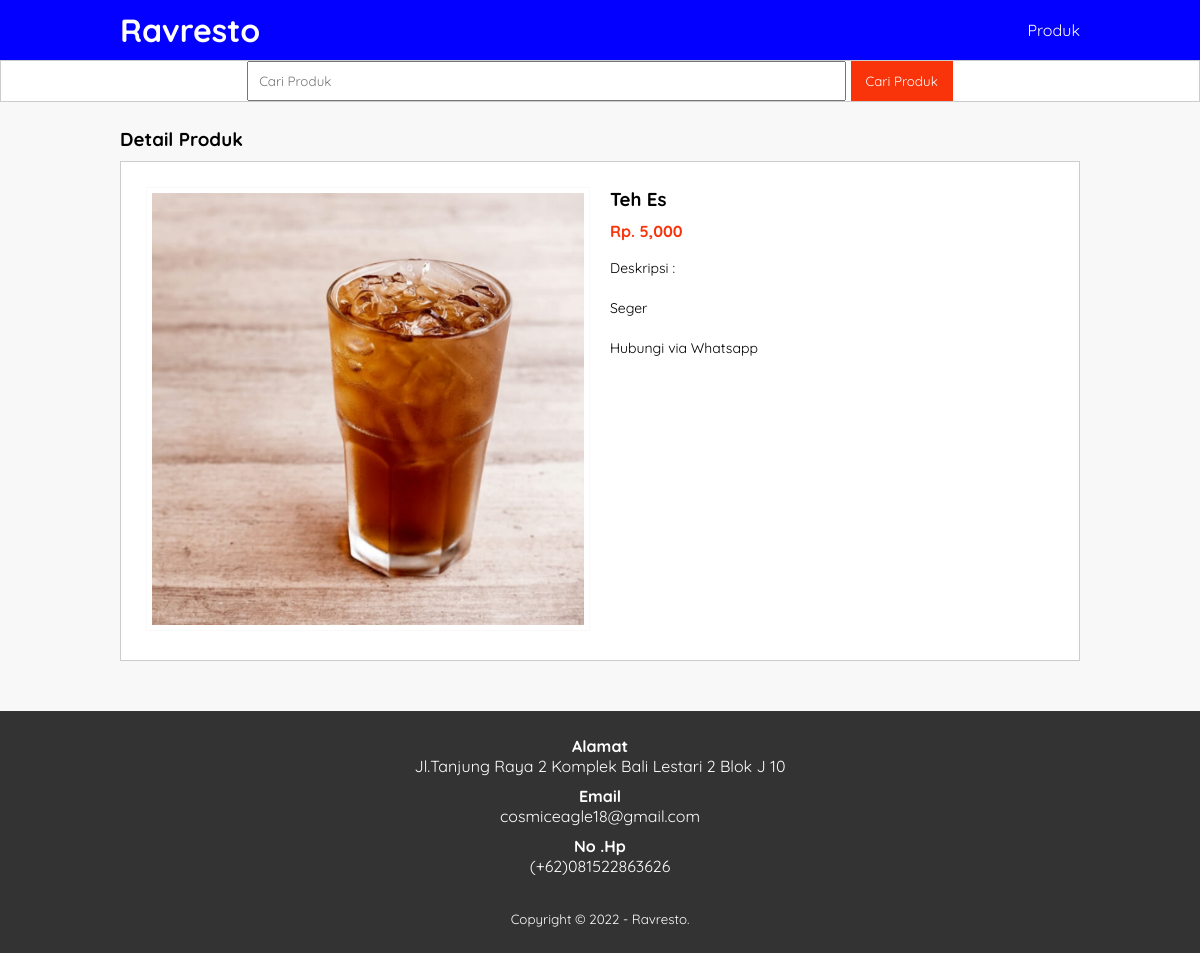
The page /detail-produk.php?id=3 on the database its author committed.
### tables this page shows
CREATE TABLE `tb_product` (
  `product_id` int(11) NOT NULL,
  `category_id` int(11) NOT NULL,
  `product_name` varchar(100) NOT NULL,
  `product_price` int(11) NOT NULL,
  `product_description` text NOT NULL,
  `product_image` varchar(100) NOT NULL,
  `product_status` tinyint(1) NOT NULL,
  `data_created` timestamp NOT NULL DEFAULT current_timestamp()
);

### detail-produk.php (the view, shortened to what this page needs)
<?php
    include 'db.php';
    $kontak = mysqli_query($conn, "SELECT admin_telp, admin_email, admin_address FROM tb_admin WHERE admin_id = 1");
    $a = mysqli_fetch_object($kontak);
    $produk = mysqli_query($conn, "SELECT * FROM tb_product WHERE product_id = '".$_GET['id']."' ");
    $p = mysqli_fetch_object($produk);
?>
<!DOCTYPE html>
<html lang="en">
<head>
    <link rel="stylesheet" type="text/css" href="css/style.css">
</head>
<body>
    <header>
        <div class="container">
            <h1><a href="index.php">Ravresto</a></h1>
            <ul>
                <li><a href="produk.php">Produk</a></li>
            </ul>
        </div>
    </header>
    <div class="search">
        <div class="container">
            <form action="produk.php">
                <input type="text" name="search" placeholder="Cari Produk" value="<?php echo $_GET['search'] ?>">
                <input type="submit" name="Cari" value="Cari Produk">
            </form>
        </div>
    </div>
    <div class="section">
        <div class="container">
        <h3>Detail Produk</h3>
        <div class="box">
            <div class="col-2">
                <img src="produk/<?php echo $p->product_image ?>" width="100%">
            </div>
            <div class="col-2">
                <h3><?php echo $p->product_name ?></h3>
                <h4>Rp. <?php echo number_format($p->product_price) ?></h4>
                <p>Deskripsi : <br>
                    <?php echo $p->product_description ?>
                </p>
                <p><a href="https://api.whatsapp.com/send?phone=(+62)<?php echo $a->admin_telp ?>&text=Hai, saya tertarik dengan makanan anda." target="_blank" ">Hubungi via Whatsapp</a></p>
            </div>
            </div>
        </div>
    </div>
    <div class="footer">
        <div class="container">
            <h4>Alamat</h4>
            <p><?php echo $a->admin_address ?></p>
            <h4>Email</h4>
            <p><?php echo $a->admin_email ?></p>
            <h4>No .Hp</h4>
            <p>(+62)<?php echo $a->admin_telp ?></p>
            <small>Copyright &copy; 2022 - Ravresto.</small>
        </div>
    </div>
</body>
</html>

### css/style.css (style rules this page uses)
* { padding: 0; margin: 0; font-family: 'Quicksand', sans-serif; }
body { background-color: #f8f8f8; }
a { color: inherit; text-decoration: none; }
header { background-color: #0400ff; color: #fff; }
header h1 { float: left; padding: 10px 0; }
header ul { float: right; }
header ul li { display: inline-block; }
header ul li a { padding: 20px 0 20px 15px; display: inline-block; }
.container { width: 80%; margin: 0 auto; }
.container::after { content: ''; display: block; clear: both; }
.section { padding: 25px 0; }
.box { background-color: #fff; border: 1px solid #ccc; padding: 15px; box-sizing: border-box; margin: 10px 0 25px 0; }
.box::after { content: ''; display: block; clear: both; }
.search { padding: 15 0; background-color: #fff; border: 1px solid #ccc; text-align: center; }
.search input[type='text'] { width: 60%; padding: 10px; }
.search input[type='submit'] { padding: 12px 15px; background-color: #f9340a; color: #fff; border: none; cursor: pointer; }
.footer { padding: 25px 0; background-color: #333; color: #fff; text-align: center; }
.footer p { margin-bottom: 10px; }
.footer small { margin-top: 25px; display: inline-block; }
.col-2 { width: 50%; min-width: 200px; padding: 10px; box-sizing: border-box; float: left; }
.col-2 img { border: 1px solid #f9f9f9; padding: 5px; box-sizing: border-box; }
.col-2 h3 { margin-bottom: 10px; }
.col-2 h4 { color: #f9340a; }
.col-2 p { margin: 15px 0; text-align: justify; line-height: 25px; font-size: 14px; }

### rows shown on the page
tb_product: product_image (picture), product_name "Teh Es", product_price "5,000", product_description "Seger"

### other values the page prints
$a->admin_address "Jl.Tanjung Raya 2 Komplek Bali Lestari 2 Blok J 10"
$a->admin_email "cosmiceagle18@gmail.com"
$a->admin_telp "081522863626"
